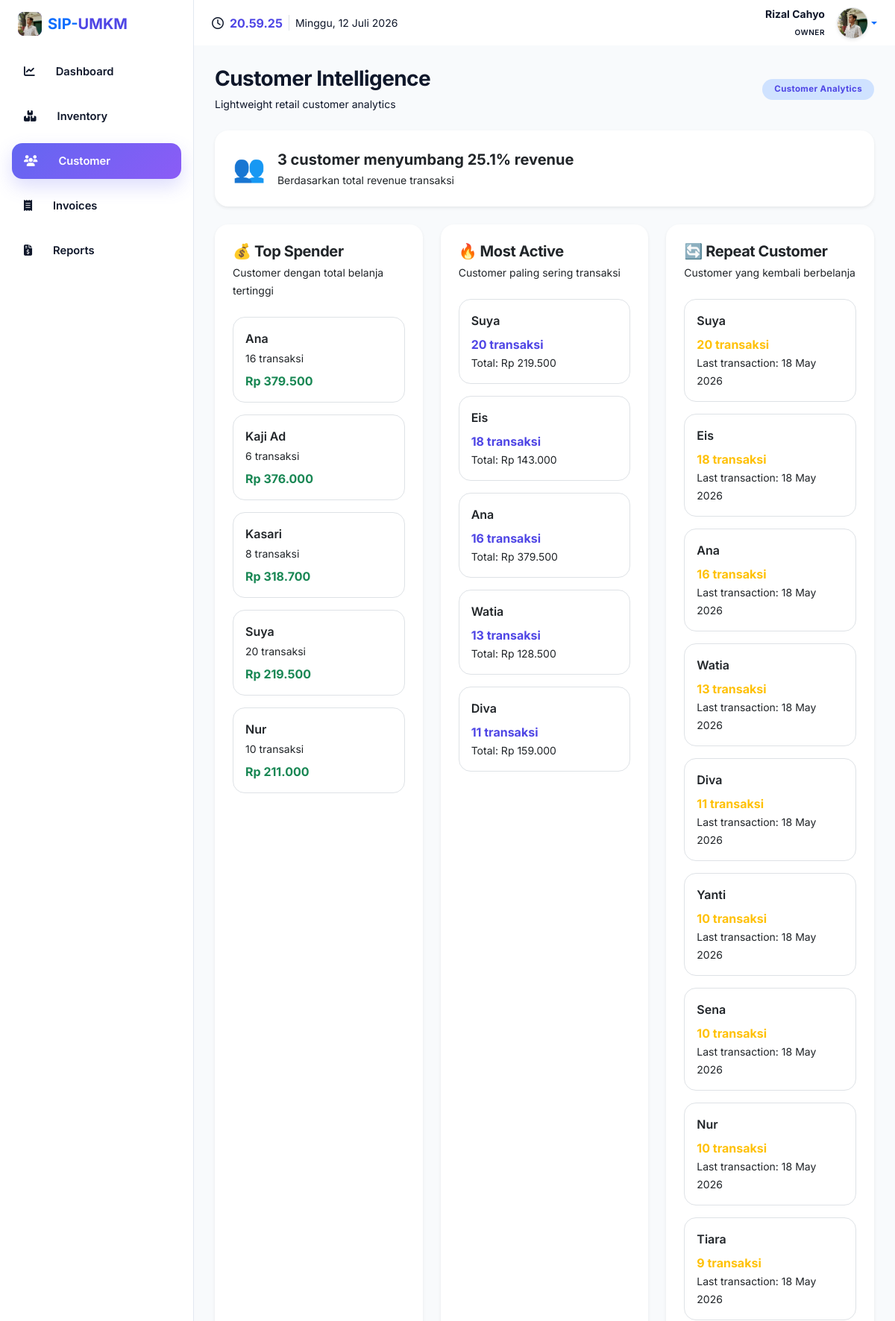
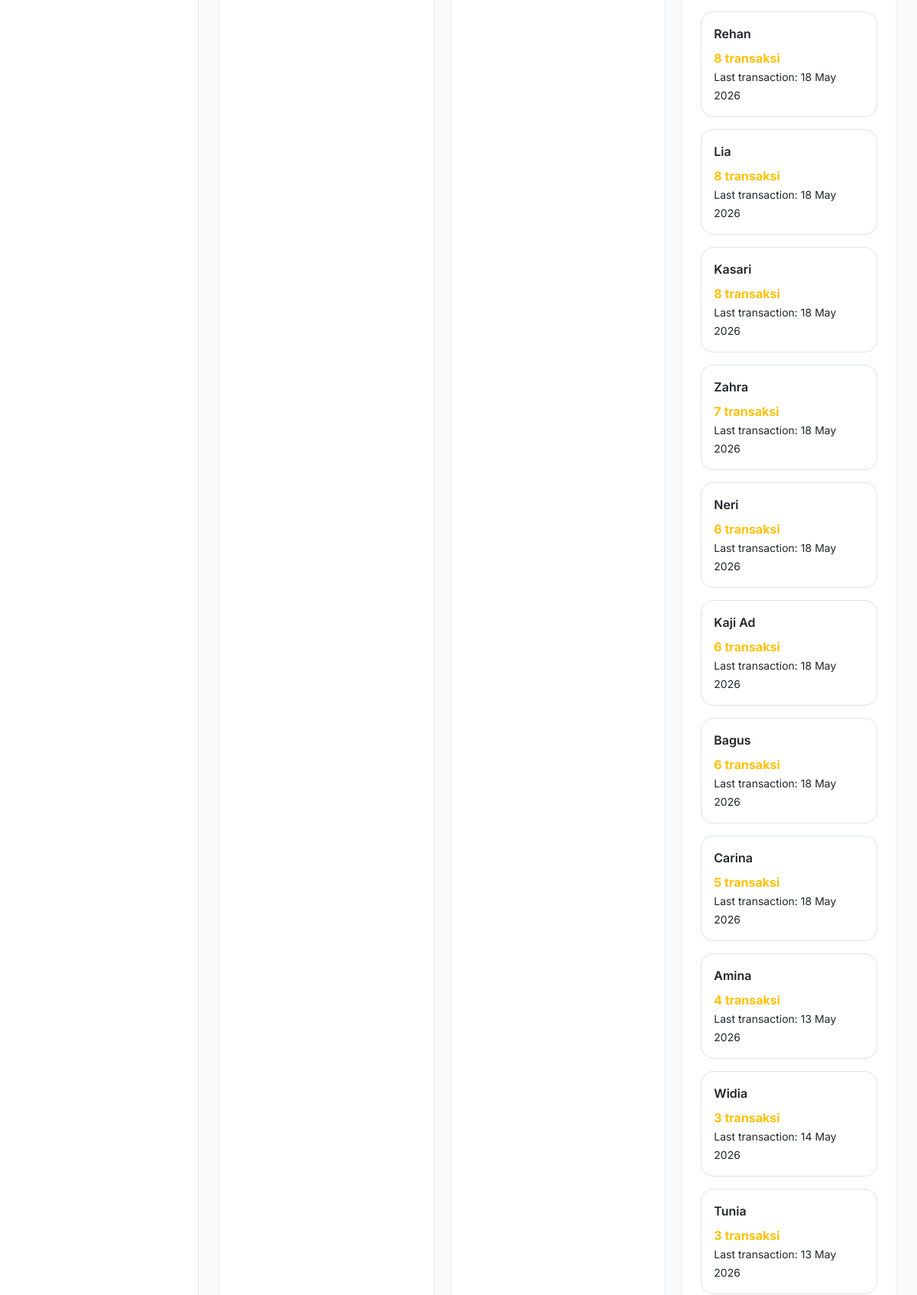
The app's page /owner/customer (signed in, upper part) with its own data (2 pictures, top to bottom).
### models/entities.py (models this page shows, shortened)
class User(db.Model, UserMixin):
    __tablename__ = 'user'
    id = db.Column(
        db.Integer,
        primary_key=True
    )
    username = db.Column(
        db.String(50),
        unique=True,
        nullable=False,
        index=True
    )
    password = db.Column(
        db.String(255),
        nullable=False
    )
    role = db.Column(
        db.String(20),
        nullable=False
    )
    profile_image = db.Column(
        db.String(255),
        nullable=True,
        default='default.png'
    )
    transactions = db.relationship(
        'Transaction',
        backref='cashier',
        lazy=True
    )

class Transaction(db.Model):
    __tablename__ = 'transactions'
    id = db.Column(
        db.Integer,
        primary_key=True
    )
    invoice_number = db.Column(
        db.String(50),
        unique=True,
        nullable=False,
        index=True
    )
    cashier_id = db.Column(
        db.Integer,
        db.ForeignKey(
            'user.id',
            ondelete="CASCADE"
        ),
        nullable=False,
        index=True
    )
    customer_name = db.Column(
        db.String(100),
        default='Pelanggan Umum',
        nullable=False
    )
    subtotal = db.Column(
        db.Float,
        nullable=False
    )
    discount = db.Column(
        db.Float,
        default=0,
        nullable=False
    )
    total_amount = db.Column(
        db.Float,
        nullable=False
    )
    payment_method = db.Column(
        db.String(50),
        nullable=False
    )
    amount_paid = db.Column(
        db.Float,
        nullable=False
    )
    change_amount = db.Column(
        db.Float,
        nullable=False
    )
    timestamp = db.Column(
        db.DateTime,
        default=datetime.utcnow,
        nullable=False,
        index=True
    )
    items = db.relationship(
        'TransactionItem',
        backref='transaction',
        lazy=True
    )

### routes/owner_routes.py (the view)
@owner_bp.route('/customer')
@login_required
@owner_required
def customer():
    try:
        analytics = (
            AnalyticsService
            .customer_segmentation()
        )
        logger.info(
            'CUSTOMER ANALYTICS ACCESS'
        )
        return render_template(
            'owner/customer.html',
            top_spenders=
                analytics['top_spenders'],
            most_active=
                analytics['most_active'],
            repeat_customers=
                analytics['repeat_customers'],
            contribution=
                analytics['contribution']
        )
    except Exception as error:
        logger.error(
            f'CUSTOMER ANALYTICS ERROR | '
            f'{str(error)}'
        )
        flash(
            'Gagal memuat customer analytics',
            'danger'
        )
        return redirect(
            url_for('owner.dashboard')
        )

### templates/owner/customer.html
{% extends "owner/base_owner.html" %}
{% block content %}
<div class="dashboard-content">
    <div class="d-flex justify-content-between align-items-center mb-4">
        <div>
            <h3 class="fw-bold mb-1">
                Customer Intelligence
            </h3>
            <small class="text-muted">
                Lightweight retail customer analytics
            </small>
        </div>
        <span class="badge bg-primary-subtle text-primary px-3 py-2 rounded-pill">
            Customer Analytics
        </span>
    </div>
    <div class="card mb-4 border-0 shadow-sm">
        <div class="card-body p-4">
            <div class="d-flex align-items-center gap-3">
                <div style="font-size:2.2rem;">
                    👥
                </div>
                <div>
                    <div class="fw-bold fs-5">
                        {{ contribution.message }}
                    </div>
                    <small class="text-muted">
                        Berdasarkan total revenue transaksi
                    </small>
                </div>
            </div>
        </div>
    </div>
    <div class="row g-4">
        <div class="col-lg-4">
            <div class="card h-100 border-0 shadow-sm">
                <div class="card-body p-4">
                    <div class="d-flex justify-content-between align-items-center mb-4">
                        <div>
                            <h5 class="fw-bold mb-1">
                                💰 Top Spender
                            </h5>
                            <small class="text-muted">
                                Customer dengan total belanja tertinggi
                            </small>
                        </div>
                    </div>
                    {% if top_spenders %}
                        <div class="d-flex flex-column gap-3">
                            {% for customer in top_spenders %}
                            <div class="border rounded-4 p-3">
                                <div class="fw-semibold">
                                    {{ customer.customer_name }}
                                </div>
                                <div class="small text-muted mt-1">
                                    {{ customer.total_transactions }}
                                    transaksi
                                </div>
                                <div class="fw-bold text-success mt-2">
                                    Rp {{ "{:,.0f}".format(
                                        customer.total_spent
                                    ).replace(",", ".") }}
                                </div>
                            </div>
                            {% endfor %}
                        </div>
                    {% else %}
                        <div class="text-center py-5 text-muted">
                            Belum ada data customer
                        </div>
                    {% endif %}
                </div>
            </div>
        </div>
        <div class="col-lg-4">
            <div class="card h-100 border-0 shadow-sm">
                <div class="card-body p-4">
                    <h5 class="fw-bold mb-1">
                        🔥 Most Active
                    </h5>
                    <small class="text-muted">
                        Customer paling sering transaksi
                    </small>
                    <div class="d-flex flex-column gap-3 mt-4">
                        {% for customer in most_active %}
                        <div class="border rounded-4 p-3">
                            <div class="fw-semibold">
                                {{ customer.customer_name }}
                            </div>
                            <div class="fw-bold text-primary mt-2">
                                {{ customer.transaction_count }}
                                transaksi
                            </div>
                            <small class="text-muted">
                                Total:
                                Rp {{ "{:,.0f}".format(
                                    customer.total_spent
                                ).replace(",", ".") }}
                            </small>
                        </div>
                        {% endfor %}
                    </div>
                </div>
            </div>
        </div>
        <div class="col-lg-4">
            <div class="card h-100 border-0 shadow-sm">
                <div class="card-body p-4">
                    <h5 class="fw-bold mb-1">
                        🔄 Repeat Customer
                    </h5>
                    <small class="text-muted">
                        Customer yang kembali berbelanja
                    </small>
                    <div class="d-flex flex-column gap-3 mt-4">
                        {% for customer in repeat_customers %}
                        <div class="border rounded-4 p-3">
                            <div class="fw-semibold">
                                {{ customer.customer_name }}
                            </div>
                            <div class="fw-bold text-warning mt-2">
                                {{ customer.transaction_count }}
                                transaksi
                            </div>
                            <small class="text-muted">
                                Last transaction:
                                {{ customer.last_transaction.strftime("%d %b %Y") }}
                            </small>
                        </div>
                        {% endfor %}
                    </div>
                </div>
            </div>
        </div>
    </div>
</div>
{% endblock %}

### templates/owner/base_owner.html (shortened to what this page needs)
<!DOCTYPE html>
<html lang="id">
<head>
    <link
        href="https://cdn.jsdelivr.net/npm/bootstrap@5.3.0/dist/css/bootstrap.min.css"
        rel="stylesheet"
    >
    <link
        href="https://cdnjs.cloudflare.com/ajax/libs/font-awesome/6.5.0/css/all.min.css"
        rel="stylesheet"
    >
    <link
        href="https://cdn.jsdelivr.net/npm/aos@2.3.4/dist/aos.css"
        rel="stylesheet"
    >
    <link
        rel="stylesheet"
        href="{{ url_for(
            'static',
            filename='css/owner.css'
        ) }}"
    >
</head>
<body>
    <div class="layout-wrapper">
        <aside
            class="sidebar-wrapper"
            id="sidebarWrapper"
        >
            {% include 'owner/partials/sidebar.html' %}
        </aside>
        <div class="main-wrapper">
            <header class="navbar-wrapper">
                {% include 'owner/partials/navbar.html' %}
            </header>
            <main class="content-wrapper">
                <div class="dashboard-content">
                    {% block content %}
                    {% endblock %}
                </div>
            </main>
        </div>
    </div>
</body>
</html>

### templates/owner/partials/sidebar.html (shortened to what this page needs)
<div class="d-flex flex-column flex-shrink-0 p-3 bg-white h-100 sidebar-container">
    <a
        href="{{ url_for('owner.dashboard') }}"
        class="d-flex align-items-center mb-4 text-decoration-none px-2"
    >
        <div
            class="brand-icon bg-primary text-white rounded-3 d-flex align-items-center justify-content-center fw-bold me-2"
            style="width: 32px; height: 32px;"
        >
            {% if current_user.profile_image %}
                <img
                    src="{{ url_for(
                        'static',
                        filename='uploads/profile/' + (
                            current_user.profile_image
                            or 'default.png'
                        )
                    ) }}"
                    alt="Owner"
                    class="rounded-3"
                    style="
                        width: 32px;
                        height: 32px;
                        object-fit: cover;
                    "
                    onerror="this.src='/static/uploads/profile/default.png'"
                >
            {% else %}
                {{ current_user.username[0] | upper }}
            {% endif %}
        </div>
        <span class="fs-5 fw-bold text-dark">
            SIP-<span class="text-primary">UMKM</span>
        </span>
    </a>
    <ul class="nav nav-pills flex-column mb-auto gap-1">
        <li>
            <a
                href="{{ url_for('owner.dashboard') }}"
                class="nav-link d-flex align-items-center
                {{ 'active bg-primary text-white'
                    if request.endpoint == 'owner.dashboard'
                    else 'text-dark' }}"
            >
                <i class="fas fa-chart-line me-3"></i>
                Dashboard
            </a>
        </li>
        <li>
            <a
                href="{{ url_for('owner.inventory') }}"
                class="nav-link d-flex align-items-center
                {{ 'active bg-success text-white'
                    if request.endpoint == 'owner.inventory'
                    else 'text-dark' }}"
            >
                <i class="fas fa-boxes-stacked me-3"></i>
                Inventory
            </a>
        </li>
        <li>
            <a
                href="{{ url_for('owner.customer') }}"
                class="nav-link d-flex align-items-center
                {{ 'active bg-info text-white'
                    if request.endpoint == 'owner.customer'
                    else 'text-dark' }}"
            >
                <i class="fas fa-users me-3"></i>
                Customer
            </a>
        </li>
        <li>
            <a
                href="{{ url_for('owner.invoice_history') }}"
                class="nav-link d-flex align-items-center
                {{ 'active bg-dark text-white'
                    if request.endpoint in [
                        'owner.invoice_history',
                        'owner.invoice_detail'
                    ]
                    else 'text-dark' }}"
            >
                <i class="fas fa-receipt me-3"></i>
                Invoices
            </a>
        </li>
        <li>
            <a
                href="{{ url_for('owner.reports') }}"
                class="nav-link d-flex align-items-center
                {{ 'active bg-warning text-dark fw-semibold'
                    if request.endpoint == 'owner.reports'
                    else 'text-dark' }}"
            >
                <i class="fas fa-file-invoice-dollar me-3"></i>
                Reports
            </a>
        </li>
    </ul>
</div>

### templates/owner/partials/navbar.html (shortened to what this page needs)
<nav class="navbar navbar-expand-lg bg-white px-4 py-2 w-100">
    <div class="container-fluid p-0">
        <div class="navbar-time d-none d-md-flex align-items-center">
            <i class="far fa-clock text-muted me-2"></i>
            <span
                id="owner-clock"
                class="fw-bold text-primary font-number"
            >
            </span>
            <span
                class="text-muted ms-2 small border-start ps-2"
                id="owner-date"
            >
            </span>
        </div>
        <div class="d-flex align-items-center gap-3 ms-auto">
            <div class="text-end d-none d-sm-block">
                <p class="fw-bold m-0 small text-dark">
                    {{ current_user.username }}
                </p>
                <small
                    class="text-muted text-uppercase fw-semibold"
                    style="
                        font-size: 10px;
                        letter-spacing: 0.5px;
                    "
                >
                    {{ current_user.role }}
                </small>
            </div>
            <div class="dropdown">
                <a
                    href="#"
                    class="d-flex align-items-center text-decoration-none dropdown-toggle"
                    data-bs-toggle="dropdown"
                    aria-expanded="false"
                >
                    {% if current_user.profile_image %}
                    <img
                        src="{{ url_for(
                            'static',
                            filename='uploads/profile/' + current_user.profile_image
                        ) }}"
                        alt="Profile"
                        width="42"
                        height="42"
                        class="rounded-circle border shadow-sm"
                        style="object-fit: cover;"
                    >
                    {% endif %}
                </a>
            </div>
        </div>
    </div>
</nav>

### records on screen
User: profile_image (picture), username "Rizal Cahyo", role "OWNER"
Transaction: customer_name "Ana", transaction_count "16", last_transaction "18 May 2026"
Transaction: customer_name "Diva", transaction_count "11", last_transaction "18 May 2026"
Transaction: customer_name "Yanti", transaction_count "10", last_transaction "18 May 2026"
Transaction: customer_name "Nur", transaction_count "10", last_transaction "18 May 2026"
Transaction: customer_name "Tiara", transaction_count "9", last_transaction "18 May 2026"
Transaction: customer_name "Rehan", transaction_count "8", last_transaction "18 May 2026"
Transaction: customer_name "Lia", transaction_count "8", last_transaction "18 May 2026"
Transaction: customer_name "Kasari", transaction_count "8", last_transaction "18 May 2026"
Transaction: customer_name "Zahra", transaction_count "7", last_transaction "18 May 2026"
Transaction: customer_name "Neri", transaction_count "6", last_transaction "18 May 2026"
Transaction: customer_name "Kaji Ad", transaction_count "6", last_transaction "18 May 2026"
Transaction: customer_name "Bagus", transaction_count "6", last_transaction "18 May 2026"
Transaction: customer_name "Carina", transaction_count "5", last_transaction "18 May 2026"
Transaction: customer_name "Amina", transaction_count "4", last_transaction "13 May 2026"
Transaction: customer_name "Widia", transaction_count "3", last_transaction "14 May 2026"

### other values on screen
{{ contribution.message }} "3 customer menyumbang 25.1% revenue"
{{ customer.customer_name }} "Ana" "Kaji Ad" "Kasari" "Suya" "Nur"
{{ customer.total_transactions }} "16" "6" "8" "20" "10"
{{ customer.customer_name }} "Suya" "Eis" "Ana" "Watia" "Diva"
{{ customer.transaction_count }} "20" "18" "16" "13" "11"
{{ customer.customer_name }} "Suya" "Eis" "Watia" "Sena" "Tunia"
{{ customer.transaction_count }} "20" "18" "13" "10" "3"
{{ customer.last_transaction.strftime("%d %b %Y") }} "18 May 2026" "18 May 2026" "18 May 2026" "18 May 2026" "13 May 2026"
